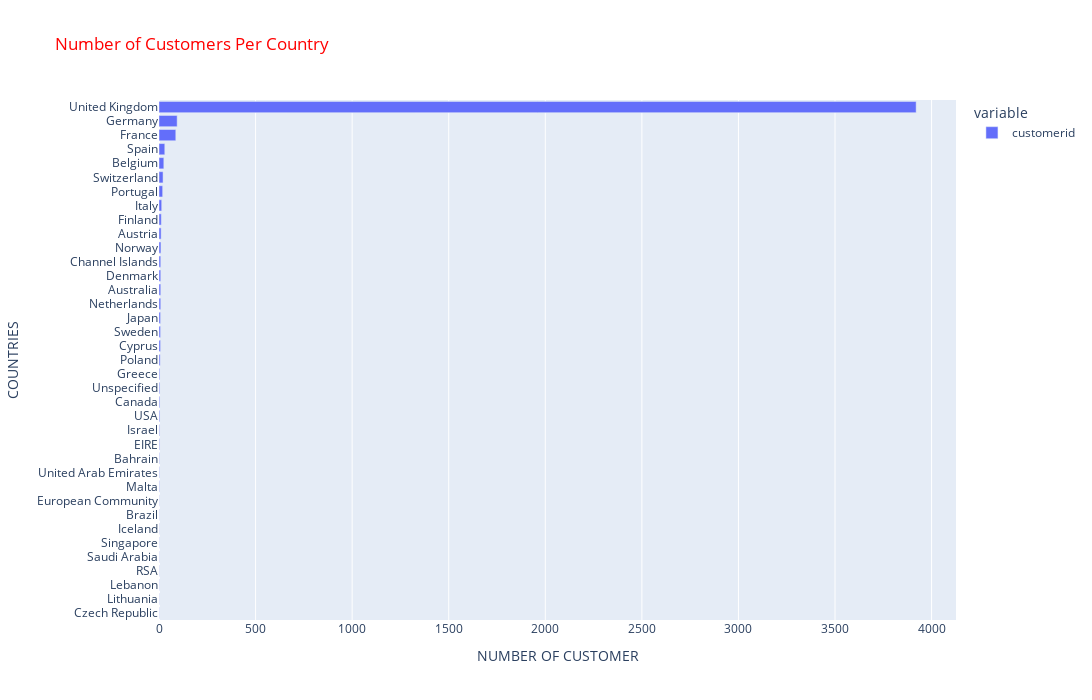

Notebook code cell kept with this figure:
### Code cell
# PLOTLY BAR PLOT
import plotly.express as px
plt.figure(figsize = (16,9))
fig = px.bar(df.groupby('country')["customerid"].nunique().sort_values(ascending=False),
             x = ['customerid'], 
             y = df.groupby('country')["customerid"].nunique().sort_values(ascending=False).index,
             title="Number of Customers Per Country")
fig.update_yaxes(categoryorder='total ascending')
fig.update_layout(xaxis_title="NUMBER OF CUSTOMER",yaxis_title="COUNTRIES", autosize=False, width=1400, height=700, title_font_color="red",)
fig.show()

### Figure 1 — Plotly figure (JSON) as saved in the notebook; plotly's stock layout.template omitted (floating-point values rounded to 4 significant figures)
{"data": [{"alignmentgroup": "True", "hovertemplate": "variable=customerid<br>value=%{x}<br>y=%{y}<extra></extra>", "legendgroup": "customerid", "marker": {"color": "#636efa", "pattern": {"shape": ""}}, "name": "customerid", "offsetgroup": "customerid", "orientation": "h", "showlegend": true, "textposition": "auto", "type": "bar", "x": [3920, 94, 87, 30, 25, 21, 19, 14, 12, 11, 10, 9, 9, 9, 9, 8, 8, 8, 6, 4, 4, 4, 4, 3, 3, 2, 2, 2, 1, 1, 1, 1, 1, 1, 1, 1, 1], "xaxis": "x", "y": ["United Kingdom", "Germany", "France", "Spain", "Belgium", "Switzerland", "Portugal", "Italy", "Finland", "Austria", "Norway", "Netherlands", "Australia", "Denmark", "Channel Islands", "Cyprus", "Sweden", "Japan", "Poland", "USA", "Canada", "Unspecified", "Greece", "EIRE", "Israel", "Malta", "United Arab Emirates", "Bahrain", "Czech Republic", "Lithuania", "Lebanon", "RSA", "Saudi Arabia", "Singapore", "Iceland", "Brazil", "European Community"], "yaxis": "y"}], "layout": {"autosize": false, "barmode": "relative", "height": 700, "legend": {"title": {"text": "variable"}, "tracegroupgap": 0}, "title": {"font": {"color": "red"}, "text": "Number of Customers Per Country"}, "width": 1400, "xaxis": {"anchor": "y", "autorange": true, "domain": [0, 1], "range": [0, 4126.0], "title": {"text": "NUMBER OF CUSTOMER"}, "type": "linear"}, "yaxis": {"anchor": "x", "autorange": true, "categoryorder": "total ascending", "domain": [0, 1], "range": [-0.5, 36.5], "title": {"text": "COUNTRIES"}, "type": "category"}}}
